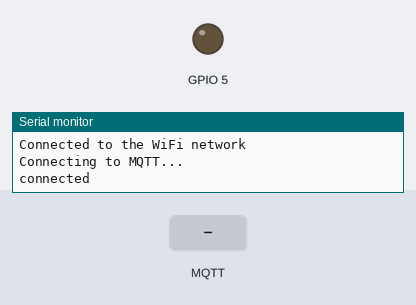
A sketch run on a simulated ESP32. Parts: output pins drawn as LEDs (lit = HIGH), the last lines printed to the serial monitor. The test bench sets the inputs (shaded band). WiFi joins after 1.5 s; servers stay silent unless stated; no MQTT or app messages arrive unless stated.

Above: at 2.7 s.
2.8 s: MQTT message "MOV" arrives on the first subscribed topic
At 3.2 s:
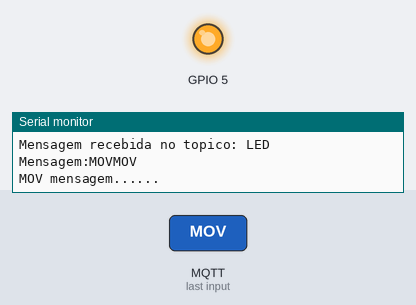
4.8 s: MQTT message "1" arrives on the first subscribed topic
6.3 s: MQTT message "on" arrives on the first subscribed topic
Timing chart, 0 to 9.3 s (numbered marks = the images above; inputs shaded):
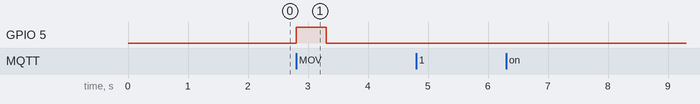

The sketch:

CloudMQTT.ino
```cpp
#include <WiFi.h>
#include <PubSubClient.h> // Biblioteca usada, baixe e instale se não a tiver, link abaixo
                          //https://github.com/knolleary/pubsubclient/blob/master/examples/mqtt_esp8266/mqtt_esp8266.ino

const char* ssid = "ProRat"; //Aqui o nome da sua rede local wi fi
const char* password =  "********"; // Aqui a senha da sua rede local wi fi
const char* mqttServer = "tailor.cloudmqtt.com"; // Aqui o endereço do seu servidor fornecido pelo site
const int mqttPort = 16946; // Aqui mude para sua porta fornecida pelo site
const char* mqttUser = "jemqcgkq"; //  Aqui o nome de usuario fornecido pelo site
const char* mqttPassword = "DlPgV0Ehxagw"; //  Aqui sua senha fornecida pelo site
WiFiClient espClient;
PubSubClient client(espClient);

void mqtt_callback(char* topic, byte* payload, unsigned int length);

void setup() {

    pinMode(5, OUTPUT);

  Serial.begin(115200);

  WiFi.begin(ssid, password);

  while (WiFi.status() != WL_CONNECTED) {
    delay(500);
    Serial.println("Connecting to WiFi..");
  }
  Serial.println("Connected to the WiFi network");

  client.setServer(mqttServer, mqttPort);
  client.setCallback(callback);

  while (!client.connected()) {
    Serial.println("Connecting to MQTT...");

    if (client.connect("ESP8266Client", mqttUser, mqttPassword )) {

      Serial.println("connected");

    } else {

      Serial.print("failed with state ");
      Serial.print(client.state());
      delay(2000);

    }
  }


  client.publish("liga","desliga");
  client.subscribe("LED");
  client.subscribe("PP");

}

void callback(char* topic, byte* payload, unsigned int length) {

  Serial.print("Mensagem recebida no topico: ");
  Serial.println(topic);

  Serial.print("Mensagem:");
  for (int i = 0; i < length; i++) {
    Serial.print((char)payload[i]);
  }
       String msg;


    //obtem a string do payload recebido
    for(int i = 0; i < length; i++)
    {
       char c = (char)payload[i];
       msg += c;
    }
    Serial.println(msg);
    if(msg.equals("MOV")){
       Serial.println("MOV mensagem......");
       digitalWrite(5,HIGH);
       delay(500);
       digitalWrite(5,LOW);
       delay(500);
    }

  Serial.println();
  Serial.println("-----------------------------");

}

void loop() {
  client.loop();
}
```

Measured:
- after the input at 2.8 s, GPIO 5: LOW → HIGH at once, → LOW 0.50 s later
